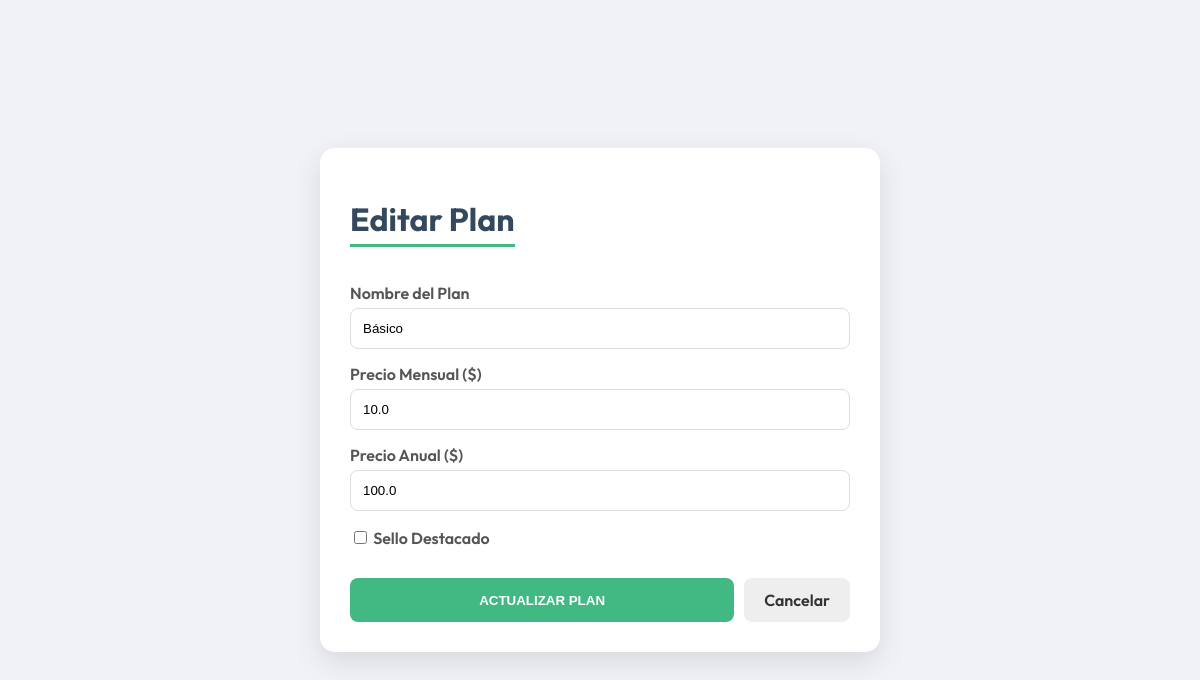
The page /admin/plan/edit/1 (signed in) on the database its author committed.
### tables this page shows
CREATE TABLE planes (
            id INTEGER PRIMARY KEY AUTOINCREMENT,
            nombre TEXT NOT NULL,
            precio_mensual REAL NOT NULL,
            precio_anual REAL NOT NULL,
            sello_destacado INTEGER DEFAULT 0
        );

### app.py (the view, shortened to what this page needs)
@app.route('/admin/plan/edit/<int:id>', methods=['GET', 'POST'])
def edit_plan(id):
    if session.get('user_role') != 'admin': return redirect(url_for('login'))
    db = get_db()
    plan = query_db('SELECT * FROM planes WHERE id = ?', [id], one=True)
    return render_template('edit_plan.html', plan=plan)

### app.py (called while the page is built)
def get_db():
    db = getattr(g, '_database', None)
    if db is None:
        db = g._database = sqlite3.connect(DATABASE)
        db.row_factory = sqlite3.Row
    return db

@app.teardown_appcontext
def close_connection(exception):
    db = getattr(g, '_database', None)
    if db is not None:
        db.close()

def query_db(query, args=(), one=False):
    cur = get_db().execute(query, args)
    rv = cur.fetchall()
    cur.close()
    return (rv[0] if rv else None) if one else rv

### templates/edit_plan.html (shortened to what this page needs)
<!DOCTYPE html>
<html lang="es">
<head>
    <link rel="stylesheet" href="{{ url_for('static', filename='css/vue-theme.css') }}">
</head>
<body>
    <div class="edit-card">
        <h1>Editar Plan</h1>
        <form method="POST">
            <label>Nombre del Plan</label>
            <input type="text" name="nombre" value="{{ plan.nombre }}" required>
            <label>Precio Mensual ($)</label>
            <input type="number" name="precio_m" step="0.01" value="{{ plan.precio_mensual }}" required>
            <label>Precio Anual ($)</label>
            <input type="number" name="precio_a" step="0.01" value="{{ plan.precio_anual }}" required>
            <label>
                <input type="checkbox" name="destacado" value="1" {{ 'checked' if plan.sello_destacado else '' }} style="width: auto;">
                Sello Destacado
            </label>
            <div class="actions">
                <button type="submit" class="vue-btn" style="flex: 1;">ACTUALIZAR PLAN</button>
                <a href="{{ url_for('admin_dashboard') }}" class="btn-cancel">Cancelar</a>
            </div>
        </form>
    </div>
</body>
</html>

### static/css/vue-theme.css (style rules this page uses)
:root { --vue-green: #42b883; --vue-dark: #35495e; --vue-bg: #1a1a1a; --vue-text: #ffffff; --vue-accent: #3eaf7c; }
body { font-family: 'Outfit', sans-serif; color: var(--vue-dark); }
.vue-btn { background-color: var(--vue-green); color: white; border: none; padding: 10px 20px; border-radius: 8px; font-weight: 600; transition: all 0.3s ease; cursor: pointer; text-decoration: none; display: inline-block; }

### templates/edit_plan.html (style rules this page uses)
body { background: #f0f2f5; display: flex; justify-content: center; align-items: center; min-height: 100vh; margin: 0; }
.edit-card { background: white; padding: 30px; border-radius: 15px; box-shadow: 0 10px 30px rgba(0,0,0,0.1); width: 100%; max-width: 500px; }
h1 { color: var(--vue-dark); border-bottom: 3px solid var(--vue-green); display: inline-block; padding-bottom: 5px; }
label { display: block; margin-top: 15px; font-weight: 600; color: #555; }
input { width: 100%; padding: 12px; margin-top: 5px; border: 1px solid #ddd; border-radius: 8px; box-sizing: border-box; }
.actions { margin-top: 30px; display: flex; gap: 10px; }
.btn-cancel { background: #eee; color: #333; text-decoration: none; padding: 12px 20px; border-radius: 8px; font-weight: 600; }

### rows shown on the page
planes: nombre "Básico", precio_m "10.0", precio_a "100.0"
